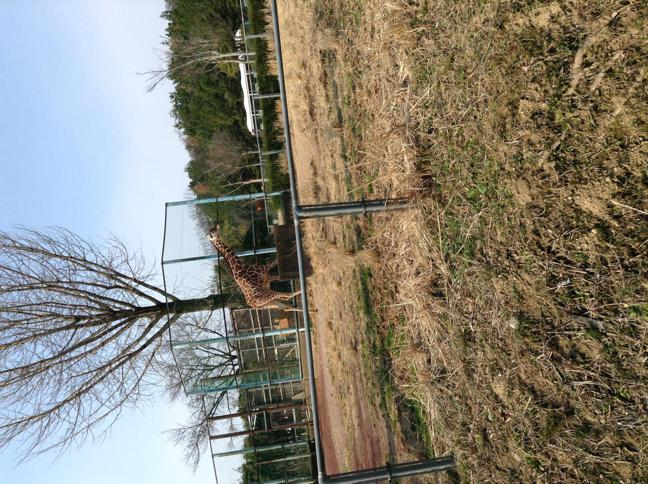
#> input picture 9_aft.JPG, 648 x 484 px; its folder holds only this picture in this run
$ python resize.py
#> lines starting #> are read from the running program, lines starting #| are printed output that depends on the picture
import os
import sys
import glob
from PIL import Image

# JPGファイルを縮小
#   →*_aft.JPG
# 引数'd'で元ファイル削除

delete_f = '0'
if len(sys.argv) == 2:
    args = sys.argv
    if args[1] == 'd':
        delete_f = '1'

types = ['*.JPG', '*.jpg', '*.JPEG', '*jpeg']
files = []
for t in types:
    files.extend(glob.glob(t))
for f in files:
    im = Image.open(f)
#> im is the input picture: PIL image 648x484 RGB; mean R, G, B 135.3, 130.2, 117.1
    im_resize = im.resize((int(im.width / 2), int(im.height / 2)))
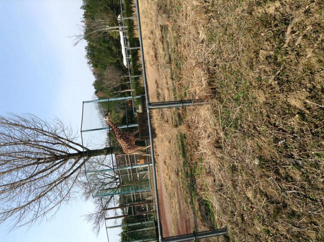
#> im_resize: PIL image 324x242 RGB; mean R, G, B 135.3, 130.2, 117.1
    title, ext = os.path.splitext(f)
    a = title + '_aft' + ext
    im_resize.save(a)
    print(f + ' -> ' + a)
    if delete_f == '1':
        os.remove(f)

if delete_f == '1':
    print('--\nDelete original file.\ndone.')
else:
    print('--\ndone.')
